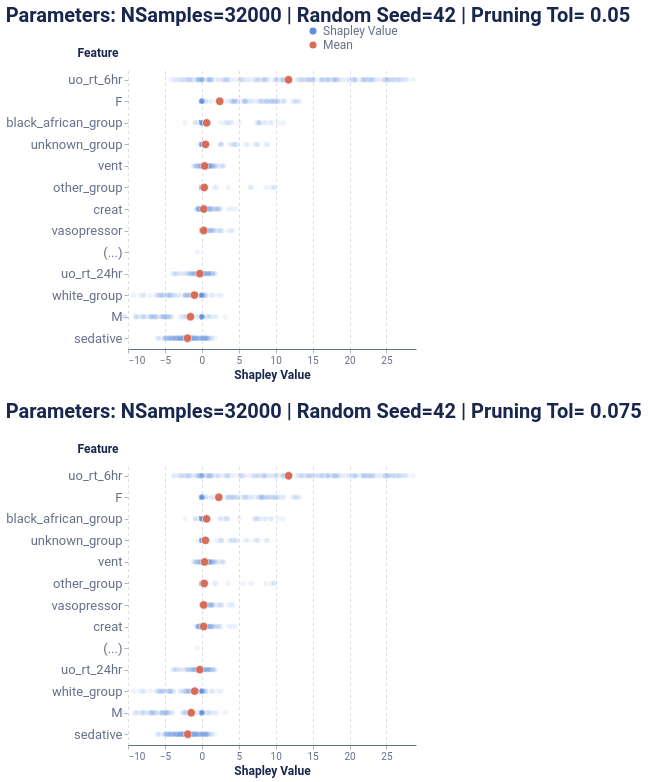

Source (notebook cell):
### Code cell
feature_dict = {'path': 'outputs/feature_all.csv', 'rs': 42, 'nsamples': 32000, 'feature_names': model_features, 'plot_features': plot_features, }
feat_data = feat_explain_all(f_hs, pos_dataset, feature_dict, prun_indexes, average_event, model_features, schema, sequence_id_feat, time_feat)
feat_global_plot = plot_global_feat(feat_data, **feature_dict)
feat_global_plot

### Figure 1 — Vega-Lite specification as saved in the notebook (floating-point values rounded to 4 significant figures; data arrays with more than 128 entries replaced by an {"elided": "..."} marker saying what was removed)
{"config": {"axis": {"domain": true, "domainColor": "#666F89", "grid": false, "gridCap": "round", "gridColor": "#B3B7C4", "gridDash": [2, 4], "gridWidth": 0.5, "labelColor": "#666F89", "labelFont": "Roboto, Arial, sans-serif", "labelPadding": 2, "tickColor": "#666F89", "tickOpacity": 0.5, "tickSize": 4, "titleColor": "#19274E", "titleFont": "Roboto, Arial, sans-serif", "titleFontSize": 12}, "axisBand": {"domain": true, "labelPadding": 4, "ticks": false}, "axisY": {"domain": false, "titleAlign": "left", "titleAngle": 0, "titleX": -20, "titleY": -10}, "legend": {"labelColor": "#666F89", "labelFont": "Roboto, Arial, sans-serif", "labelFontSize": 12, "symbolSize": 40, "titleColor": "#19274E", "titleFont": "Roboto, Arial, sans-serif", "titleFontSize": 12, "titlePadding": 4}, "arc": {"stroke": "#FFFFFF", "strokeWidth": 1}, "bar": {"fill": "#2770EB", "stroke": null}, "line": {"stroke": "#2770EB", "strokeWidth": 2}, "path": {"stroke": "#2770EB", "strokeWidth": 0.5}, "point": {"fill": "#2770EB", "shape": "circle", "filled": true}, "rect": {"fill": "#2770EB"}, "rule": {"stroke": "#666F89"}, "shape": {"stroke": "#2770EB"}, "text": {"color": "#19274E", "font": "Roboto, Arial, sans-serif", "fontSize": 12}, "range": {"category": ["#2770EB", "#77B98A", "#DA5252", "#FFC400", "#A87AEA", "#00A39E", "#19274E"], "diverging": ["#006360", "#2BB3AE", "#96D9D7", "#FFFFFF", "#EDAAAA", "#DA5252", "#811D1D"], "heatmap": ["#18448F", "#1B4EA5", "#2770EB", "#4C88EE", "#82ACF3", "#A6C4F7", "#E9F1FD"], "ramp": ["#18448F", "#1B4EA5", "#2770EB", "#4C88EE", "#82ACF3", "#A6C4F7", "#E9F1FD"]}, "background": "#FFFFFF", "group": {"fill": "#FFFFFF"}, "header": {"labelColor": "#19274E", "labelFont": "Roboto, Arial, sans-serif", "labelFontSize": 12, "titleColor": "#19274E", "titleFont": "Roboto, Arial, sans-serif", "titleFontSize": 16}, "title": {"anchor": "start", "color": "#19274E", "font": "Roboto, Arial, sans-serif", "fontSize": 20, "fontWeight": "bold", "offset": 20, "subtitleColor": "#19274E", "subtitleFontSize": 16}, "view": {"continuousHeight": 300, "continuousWidth": 400, "stroke": "transparent"}}, "vconcat": [{"mark": {"type": "point", "stroke": "white", "strokeWidth": 0.6}, "encoding": {"color": {"field": "type", "legend": {"fillColor": "white", "orient": "bottom-right", "symbolSize": 50, "symbolStrokeWidth": 0, "title": null}, "scale": {"domain": ["Shapley Value", "Mean"], "range": ["#618FE0", "#d76d58"]}, "type": "nominal"}, "opacity": {"condition": {"value": 1.0, "test": "(datum.type === 'Mean')"}, "value": 0.1}, "size": {"condition": {"value": 70, "test": "(datum.type === 'Mean')"}, "value": 30}, "x": {"axis": {"grid": true, "title": "Shapley Value"}, "field": "Shapley Value", "scale": {"domain": [-10, 29]}, "type": "quantitative"}, "y": {"axis": {"labelFontSize": 13, "titleX": -51}, "field": "Feature", "sort": ["uo_rt_6hr", "F", "black_african_group", "unknown_group", "vent", "other_group", "creat", "vasopressor", "(...)", "uo_rt_24hr", "white_group", "M", "sedative"], "type": "ordinal"}}, "height": 280, "title": "Parameters: NSamples=32000 | Random Seed=42 | Pruning Tol= 0.05", "width": 288}, {"data": {"name": "data-88f0ea3e33204437be3b967191e5987c"}, "mark": {"type": "point", "stroke": "white", "strokeWidth": 0.6}, "encoding": {"color": {"field": "type", "legend": {"fillColor": "white", "orient": "bottom-right", "symbolSize": 50, "symbolStrokeWidth": 0, "title": null}, "scale": {"domain": ["Shapley Value", "Mean"], "range": ["#618FE0", "#d76d58"]}, "type": "nominal"}, "opacity": {"condition": {"value": 1.0, "test": "(datum.type === 'Mean')"}, "value": 0.1}, "size": {"condition": {"value": 70, "test": "(datum.type === 'Mean')"}, "value": 30}, "x": {"axis": {"grid": true, "title": "Shapley Value"}, "field": "Shapley Value", "scale": {"domain": [-10, 29]}, "type": "quantitative"}, "y": {"axis": {"labelFontSize": 13, "titleX": -51}, "field": "Feature", "sort": ["uo_rt_6hr", "F", "black_african_group", "unknown_group", "vent", "other_group", "vasopressor", "creat", "(...)", "uo_rt_24hr", "white_group", "M", "sedative"], "type": "ordinal"}}, "height": 280, "title": "Parameters: NSamples=32000 | Random Seed=42 | Pruning Tol= 0.075", "width": 288}], "data": {"name": "data-f9357c0662517c9ad80b54693894324d"}, "$schema": "https://vega.github.io/schema/vega-lite/v4.17.0.json", "datasets": {"data-f9357c0662517c9ad80b54693894324d": {"elided": "2138 records"}, "data-88f0ea3e33204437be3b967191e5987c": {"elided": "2138 records"}}}
